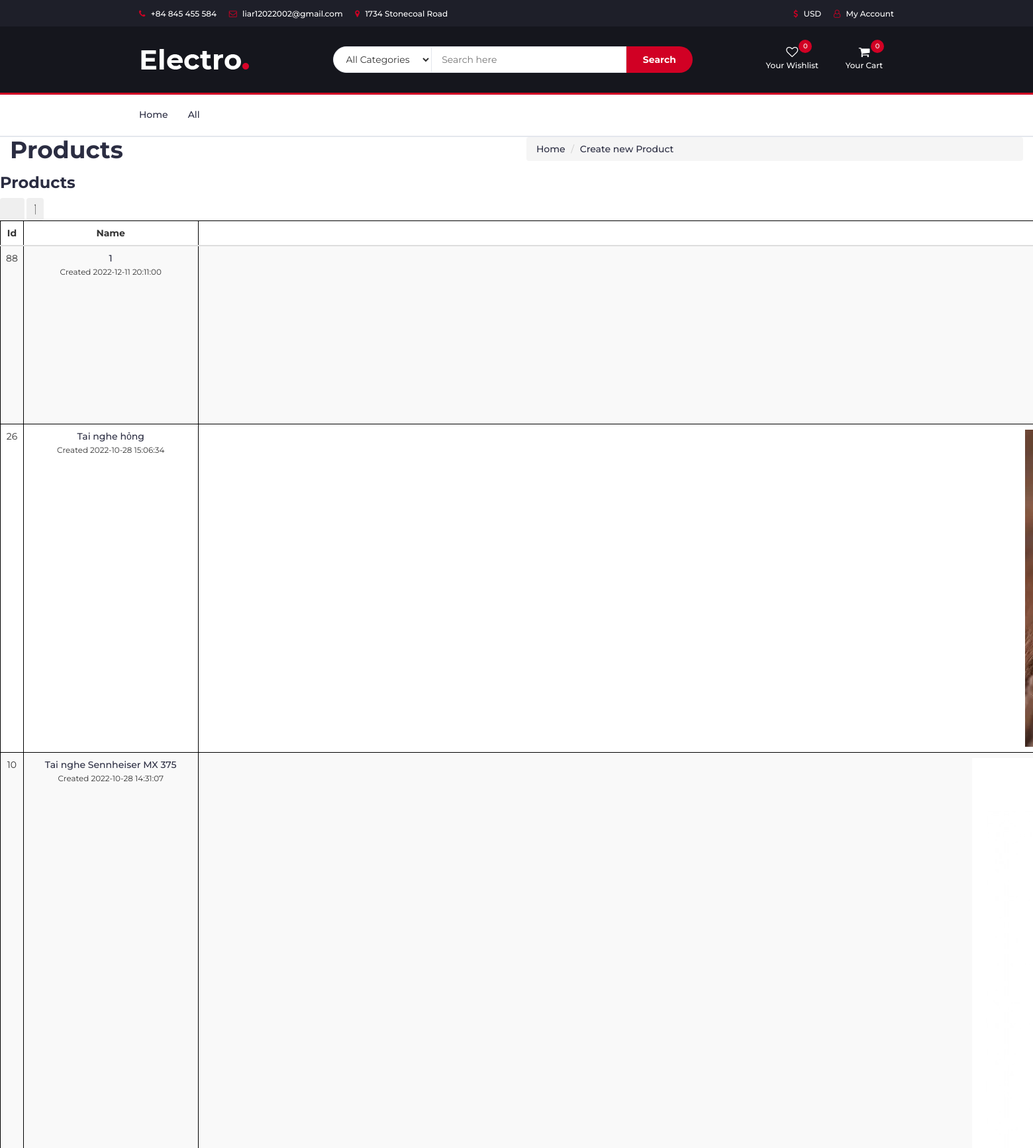
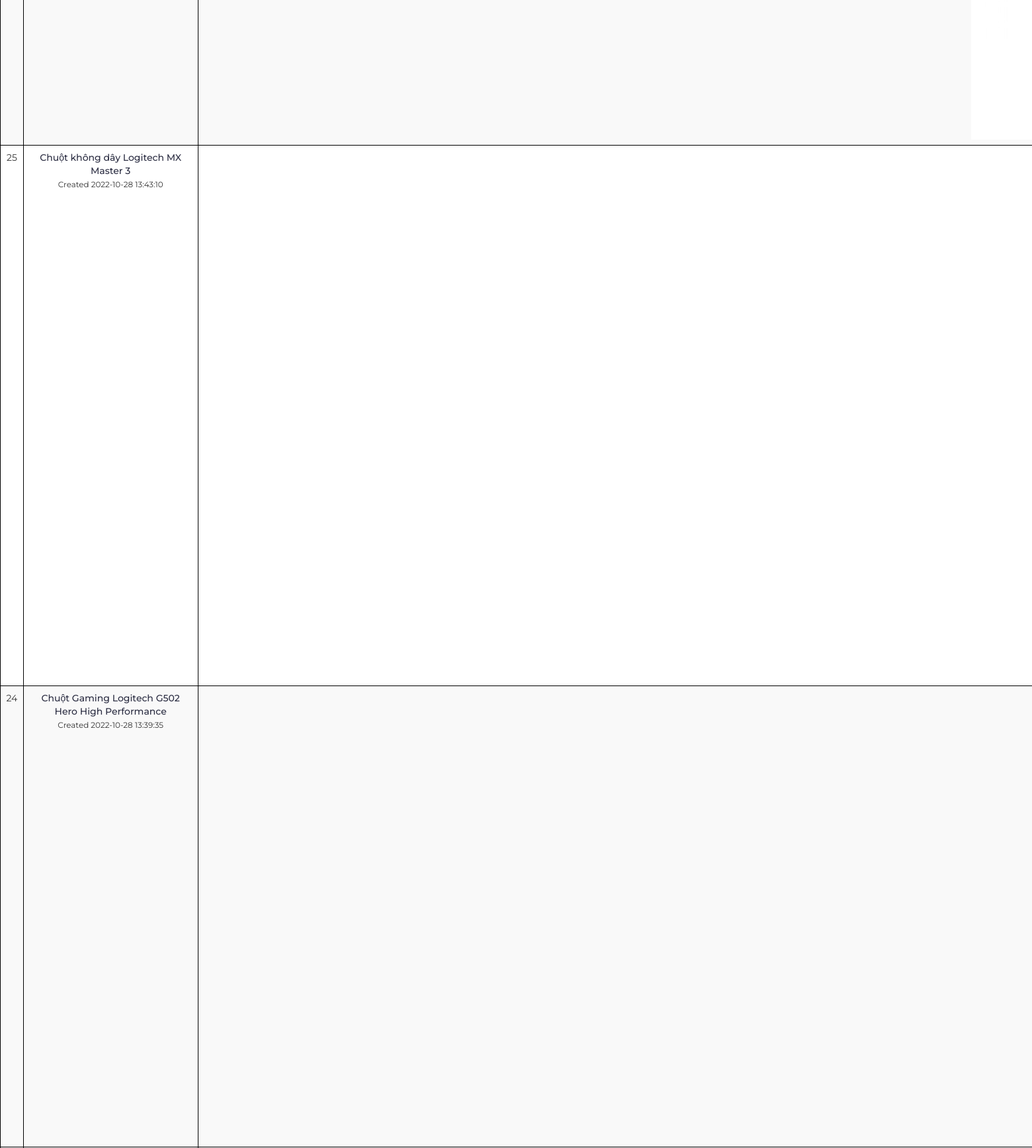
/products.php (upper part), run on the app's committed database (2 pictures, top to bottom).
### tables this page shows
CREATE TABLE IF NOT EXISTS `products` (
  `id` int(11) NOT NULL AUTO_INCREMENT,
  `name` varchar(100) NOT NULL,
  `manu_id` int(11) NOT NULL,
  `type_id` int(11) NOT NULL,
  `price` int(20) NOT NULL,
  `image` varchar(150) NOT NULL,
  `description` text NOT NULL,
  `feature` tinyint(4) NOT NULL,
  `created_at` timestamp NOT NULL,
  PRIMARY KEY (`id`)
);

### models/db.php (called while the page is built)
<?php
class Db
{
    public static $connection;
    public function __construct()
    {
        if (!self::$connection) {
            self::$connection = new mysqli(DB_HOST, DB_USER, DB_PASSWORD, DB_NAME,PORT);
            self::$connection->set_charset(DB_CHARSET);
        }
        return self::$connection;
    }
}
?>

### models/products.php (called while the page is built, shortened)
<?php
class Products extends Db
{
    public function getAllProductsNew()
    {
        $sql = self::$connection->prepare("SELECT * FROM products ORDER BY created_at DESC");
        $sql->execute();
        $items = $sql->get_result()->fetch_all(MYSQLI_ASSOC);
        return $items;
    }
}
?>

### products.php (the view, shortened to what this page needs)
<?php include("header.php") ?>
<?php
require("../../../models/db.php");
require("../../../models/products.php");
$Products = new Products;
$getAllProductsNew = $Products->getAllProductsNew();
?>
  <div class="content-wrapper">
    <section class="content-header">
      <div class="container-fluid">
        <div class="row mb-2">
          <div class="col-sm-6">
            <h1>Products</h1>
          </div>
          <div class="col-sm-6">
            <ol class="breadcrumb float-sm-right">
              <li class="breadcrumb-item"><a href="../../index.php">Home</a></li>
              <li class="breadcrumb-item active"><a href="products-add.php"></i>Create new Product</a></li>
            </ol>
          </div>
        </div>
      </div>
    </section>
    <section class="content">
      <div class="card">
        <div class="card-header">
          <h3 class="card-title">Products</h3>
          <div class="card-tools">
            <button type="button" class="btn btn-tool" data-card-widget="collapse" title="Collapse">
              <i class="fas fa-minus"></i>
            </button>
            <button type="button" class="btn btn-tool" data-card-widget="remove" title="Remove">
            </button>
          </div>
        </div>
        <div class="card-body p-0">
          <table class="table table-striped projects">
              <thead>
                  <tr>
                      <th style="width: 2%">
                          Id
                      </th>
                      <th style="width: 18%">
                          Name
                      </th>
                      <th style="width: 8%">
                      </th>
                  </tr>
              </thead>
              <tbody>
                <?php foreach($getAllProductsNew as $value):?>
                  <tr>
                      <td>
                          <?php echo $value['id'] ?>
                      </td>
                      <td>
                          <a>
                            <?php echo $value['name'] ?>
                          </a>
                          <br/>
                          <small>
                              Created <?php echo $value['created_at'] ?>
                          </small>
                      </td>
                      <td>
                          <ul class="list-inline">
                              <li class="list-inline-item">
                                  <img alt="Avatar" class="table-avatar" src="../../../img/<?php echo $value['image'] ?>">
                              </li>
                          </ul>
                      </td>
                  </tr>
                  <?php endforeach; ?>
              </tbody>
          </table>
        </div>
      </div>
    </section>
  </div>
</body>
</html>

### css/style.css (style rules this page uses)
body { font-family: 'Montserrat', sans-serif; font-weight: 400; color: #333; }
h1, h2, h3, h4, h5, h6 { color: #2B2D42; font-weight: 700; margin: 0 0 10px; }
a { color: #2B2D42; font-weight: 500; -webkit-transition: 0.2s color; transition: 0.2s color; }
ul, ol { margin: 0; padding: 0; list-style: none }

### header.php (style rules this page uses)
table, th, td { border: 1px solid black; text-align: center; padding: 8px 20px; }

### data on the page
products: id "88", name "1", created_at "2022-12-11 20:11:00"
products: id "26", name "Tai nghe hỏng", created_at "2022-10-28 15:06:34", image (picture)
products: id "10", name "Tai nghe Sennheiser MX 375", created_at "2022-10-28 14:31:07", image (picture)
products: id "25", name "Chuột không dây Logitech MX Master 3", created_at "2022-10-28 13:43:10", image (picture)
products: id "24", name "Chuột Gaming Logitech G502 Hero High Performance", created_at "2022-10-28 13:39:35"

### other printed values
qty() "0"
